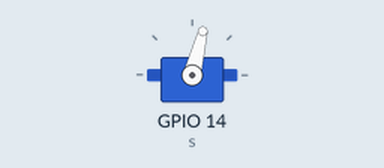
A program run on a simulated Raspberry Pi (BCM pin numbers). Parts: servo. Servo angles are drawn from the pulse width (0.5 ms = 0°, 2.5 ms = 180°); what the program prints to the terminal is not drawn.

Above: at 0.05 s.
At 1.5 s:
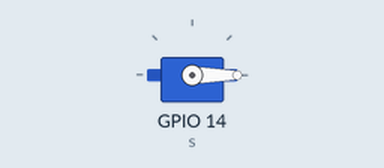
At 3.5 s:
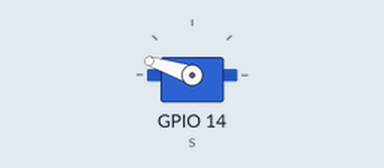
Timing chart, 0 to 8.1 s (numbered marks = the images above):
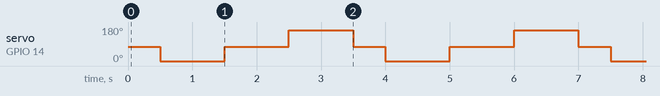

The program:

ex02.py
```python
from gpiozero import Servo
from time import sleep

s = Servo(14, min_pulse_width=0.0004, max_pulse_width=0.0023)   #0~180

while 1:
    s.value = 0
    print("90도")
    sleep(0.5)

    s.value=-1
    print("0도")
    sleep(1)

    s.value=0
    print("90도")
    sleep(1)


    s.value=1
    print("180도")
    sleep(1)
```

Measured:
- by itself, servo on GPIO 14 (s): repeats every 3.5 s: 76° 1.0 s, 162° 1.0 s, 76° 0.50 s, 0° 1.0 s
